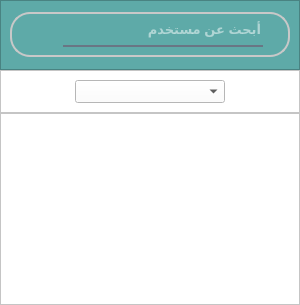
                  <widget class="QCustomSlideMenu" name="chat_user_container" native="true">
                   <property name="minimumSize">
                    <size>
                     <width>300</width>
                     <height>0</height>
                    </size>
                   </property>
                   <property name="maximumSize">
                    <size>
                     <width>300</width>
                     <height>16777215</height>
                    </size>
                   </property>
                   <property name="styleSheet">
                    <string notr="true">background-color:#FFFFFF</string>
                   </property>
                   <layout class="QVBoxLayout" name="verticalLayout_17">
                    <property name="spacing">
                     <number>0</number>
                    </property>
                    <property name="leftMargin">
                     <number>0</number>
                    </property>
                    <property name="topMargin">
                     <number>0</number>
                    </property>
                    <property name="rightMargin">
                     <number>0</number>
                    </property>
                    <property name="bottomMargin">
                     <number>0</number>
                    </property>
                    <item alignment="Qt::AlignTop">
                     <widget class="QFrame" name="frame_15">
                      <property name="sizePolicy">
                       <sizepolicy hsizetype="Expanding" vsizetype="Expanding">
                        <horstretch>0</horstretch>
                        <verstretch>0</verstretch>
                       </sizepolicy>
                      </property>
                      <property name="minimumSize">
                       <size>
                        <width>0</width>
                        <height>70</height>
                       </size>
                      </property>
                      <property name="maximumSize">
                       <size>
                        <width>300</width>
                        <height>70</height>
                       </size>
                      </property>
                      <property name="styleSheet">
                       <string notr="true">background-color:rgb(94, 170, 168);
</string>
                      </property>
                      <property name="frameShape">
                       <enum>QFrame::StyledPanel</enum>
                      </property>
                      <property name="frameShadow">
                       <enum>QFrame::Raised</enum>
                      </property>
                      <layout class="QHBoxLayout" name="horizontalLayout_50">
                       <item alignment="Qt::AlignVCenter">
                        <widget class="QFrame" name="frame_50">
                         <property name="sizePolicy">
                          <sizepolicy hsizetype="Expanding" vsizetype="Expanding">
                           <horstretch>0</horstretch>
                           <verstretch>0</verstretch>
                          </sizepolicy>
                         </property>
                         <property name="minimumSize">
                          <size>
                           <width>0</width>
                           <height>45</height>
                          </size>
                         </property>
                         <property name="maximumSize">
                          <size>
                           <width>16777215</width>
                           <height>45</height>
                          </size>
                         </property>
                         <property name="styleSheet">
                          <string notr="true">border: 2px solid rgba(200,200,200,255);
border-radius:20px
</string>
                         </property>
                         <property name="frameShape">
                          <enum>QFrame::Box</enum>
                         </property>
                         <property name="frameShadow">
                          <enum>QFrame::Sunken</enum>
                         </property>
                         <layout class="QHBoxLayout" name="horizontalLayout_48">
                          <property name="spacing">
                           <number>0</number>
                          </property>
                          <property name="leftMargin">
                           <number>5</number>
                          </property>
                          <property name="topMargin">
                           <number>0</number>
                          </property>
                          <property name="rightMargin">
                           <number>25</number>
                          </property>
                          <property name="bottomMargin">
                           <number>0</number>
                          </property>
                          <item alignment="Qt::AlignLeft">
                           <widget class="QPushButton" name="btn_chat_user_search">
                            <property name="font">
                             <font>
                              <pointsize>11</pointsize>
                              <weight>75</weight>
                              <bold>true</bold>
                             </font>
                            </property>
                            <property name="toolTip">
                             <string>Search in Users Name</string>
                            </property>
                            <property name="styleSheet">
                             <string notr="true">QPushButton{
border:none;
color:rgb(94, 170, 168);
border-radius:10px;
}

QPushButton:hover{
background-color: qlineargradient(spread:pad, x1:0, y1:0.5, x2:0.5, y2:0.45,stop:0 rgba(255, 255, 255, 226) , stop:1 rgba(94, 170, 168,100));
color:#FFFFFF;
}

QPushButton:pressed{
	padding-left:5px;
	padding-top:5px;
	background-color:rgb(94, 170, 168);
	color:#FFFFFF;
}
</string>
                            </property>
                            <property name="text">
                             <string/>
                            </property>
                            <property name="icon">
                             <iconset resource="../../res.qrc">
                              <normaloff>:/image/image/icon/White/search.svg</normaloff>:/image/image/icon/White/search.svg</iconset>
                            </property>
                            <property name="iconSize">
                             <size>
                              <width>25</width>
                              <height>25</height>
                             </size>
                            </property>
                           </widget>
                          </item>
                          <item alignment="Qt::AlignLeft">
                           <widget class="QLineEdit" name="le_chat_user_search">
                            <property name="minimumSize">
                             <size>
                              <width>200</width>
                              <height>0</height>
                             </size>
                            </property>
                            <property name="maximumSize">
                             <size>
                              <width>150</width>
                              <height>16777215</height>
                             </size>
                            </property>
                            <property name="font">
                             <font>
                              <pointsize>10</pointsize>
                              <weight>75</weight>
                              <bold>true</bold>
                             </font>
                            </property>
                            <property name="styleSheet">
                             <string notr="true">color:#FFFFFF;
border:none;
background-color:rgba(0,0,0,0);
border:none;
border-bottom: 2px solid rgba(105,118,132,255);
padding-bottom:7px;
</string>
                            </property>
                            <property name="placeholderText">
                             <string>أبحث عن مستخدم</string>
                            </property>
                           </widget>
                          </item>
                         </layout>
                        </widget>
                       </item>
                      </layout>
                     </widget>
                    </item>
                    <item>
                     <widget class="QFrame" name="frame_51">
                      <property name="maximumSize">
                       <size>
                        <width>300</width>
                        <height>16777215</height>
                       </size>
                      </property>
                      <property name="styleSheet">
                       <string notr="true">background-color:#FFFFFF</string>
                      </property>
                      <property name="frameShape">
                       <enum>QFrame::StyledPanel</enum>
                      </property>
                      <property name="frameShadow">
                       <enum>QFrame::Raised</enum>
                      </property>
                      <layout class="QVBoxLayout" name="verticalLayout_57">
                       <item alignment="Qt::AlignHCenter|Qt::AlignVCenter">
                        <widget class="QComboBox" name="cb_chat_user_filter">
                         <property name="minimumSize">
                          <size>
                           <width>150</width>
                           <height>0</height>
                          </size>
                         </property>
                         <property name="maximumSize">
                          <size>
                           <width>20</width>
                           <height>16777215</height>
                          </size>
                         </property>
                         <property name="font">
                          <font>
                           <pointsize>10</pointsize>
                           <weight>75</weight>
                           <bold>true</bold>
                          </font>
                         </property>
                         <property name="toolTip">
                          <string>&lt;html&gt;&lt;head/&gt;&lt;body&gt;&lt;p&gt;Choose User Role&lt;/p&gt;&lt;/body&gt;&lt;/html&gt;</string>
                         </property>
                         <property name="layoutDirection">
                          <enum>Qt::LeftToRight</enum>
                         </property>
                         <property name="styleSheet">
                          <string notr="true"/>
                         </property>
                         <property name="iconSize">
                          <size>
                           <width>50</width>
                           <height>50</height>
                          </size>
                         </property>
                        </widget>
                       </item>
                      </layout>
                     </widget>
                    </item>
                    <item>
                     <widget class="QListWidget" name="lw_user_chat">
                      <property name="maximumSize">
                       <size>
                        <width>300</width>
                        <height>16777215</height>
                       </size>
                      </property>
                      <property name="font">
                       <font>
                        <pointsize>11</pointsize>
                        <weight>75</weight>
                        <bold>true</bold>
                       </font>
                      </property>
                      <property name="layoutDirection">
                       <enum>Qt::RightToLeft</enum>
                      </property>
                      <property name="styleSheet">
                       <string notr="true">QListView{
background-color:rgba(255, 255, 255, 255) ;
}

QListView::item{
border:none;
background-color:rgba(0,0,0,0);
border:none;
border-bottom: 2px solid rgba(105,118,132,55);
padding-bottom:7px;
}

QListView::item:hover{
	background-color:qlineargradient(spread:pad, x1:0, y1:1, x2:1, y2:2.45, stop:0 rgba(255, 255, 255, 226) , stop:1 rgb(94, 170, 168)   );
	color:rgb(94, 170, 168) 
}

QListView::item:selected{
	background-color:qlineargradient(spread:pad, x1:0, y1:1, x2:1, y2:2.45, stop:0 rgb(94, 170, 168)  , stop:1 rgba(255, 255, 255, 226) );
	color:r#FFFFFF
}


</string>
                      </property>
                      <property name="spacing">
                       <number>4</number>
                      </property>
                      <property name="modelColumn">
                       <number>0</number>
                      </property>
                      <property name="uniformItemSizes">
                       <bool>true</bool>
                      </property>
                      <property name="wordWrap">
                       <bool>true</bool>
                      </property>
                     </widget>
                    </item>
                   </layout>
                  </widget>
